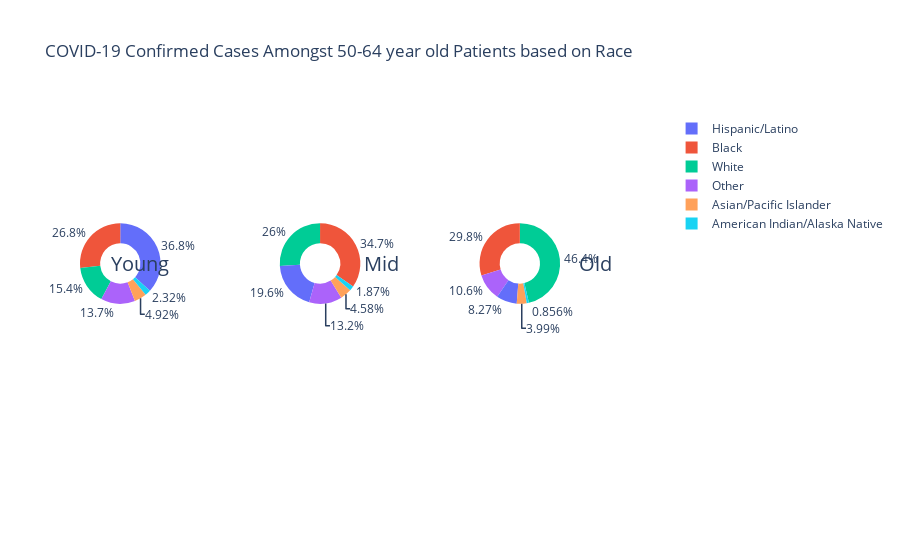

This figure's notebook cell:
### Code cell
fig = make_subplots(rows=1,cols=6, specs=[[{'type':'domain'}, {'type': 'domain'}, {'type': 'domain'},{'type': 'domain'},{'type': 'domain'},{'type': 'domain'}]])
fig.add_trace(go.Pie(labels = df1_young['Secondary Strata Name'], values = df1_young['Percent'], name = "Young"), 1,1)
fig.add_trace(go.Pie(labels = df1_mid['Secondary Strata Name'], values = df1_mid['Percent'], name = "Mid-age"), 1,3)
fig.add_trace(go.Pie(labels = df1_old['Secondary Strata Name'], values = df1_old['Percent'], name = "Old"), 1,5)
fig.update_traces(hole=0.5, hoverinfo="label+percent+name")
fig.update_layout(
    title_text = "COVID-19 Confirmed Cases Amongst 50-64 year old Patients based on Race",
    annotations=[dict(text="Young", x=0.05, y=0.5, font_size=20, showarrow=False),
                    dict(text="Mid", x=0.52, y=0.5, font_size=20, showarrow=False),
                    dict(text="Old", x=0.92, y=0.5, font_size=20, showarrow=False)])
fig.show()

### Figure 1 — Plotly figure (JSON) as saved in the notebook; plotly's stock layout.template omitted (floating-point values rounded to 4 significant figures)
{"data": [{"domain": {"x": [0, 0.1389], "y": [0, 1]}, "hole": 0.5, "hoverinfo": "label+percent+name", "labels": ["White", "Black", "Hispanic/Latino", "Asian/Pacific Islander", "American Indian/Alaska Native", "Other"], "name": "Young", "type": "pie", "values": [16.6, 28.9, 39.7, 5.3, 2.5, 14.8]}, {"domain": {"x": [0.3444, 0.4833], "y": [0, 1]}, "hole": 0.5, "hoverinfo": "label+percent+name", "labels": ["White", "Black", "Hispanic/Latino", "Asian/Pacific Islander", "American Indian/Alaska Native", "Other"], "name": "Mid-age", "type": "pie", "values": [27.8, 37.1, 21, 4.9, 2, 14.1]}, {"domain": {"x": [0.6889, 0.8278], "y": [0, 1]}, "hole": 0.5, "hoverinfo": "label+percent+name", "labels": ["White", "Black", "Hispanic/Latino", "Asian/Pacific Islander", "American Indian/Alaska Native", "Other"], "name": "Old", "type": "pie", "values": [48.8, 31.4, 8.7, 4.2, 0.9, 11.2]}], "layout": {"annotations": [{"font": {"size": 20}, "showarrow": false, "text": "Young", "x": 0.05, "y": 0.5}, {"font": {"size": 20}, "showarrow": false, "text": "Mid", "x": 0.52, "y": 0.5}, {"font": {"size": 20}, "showarrow": false, "text": "Old", "x": 0.92, "y": 0.5}], "title": {"text": "COVID-19 Confirmed Cases Amongst 50-64 year old Patients based on Race"}}}
